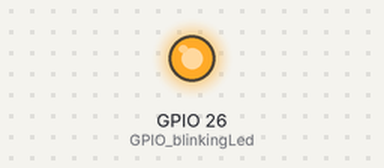
The program below on a simulated Raspberry Pi (BCM pin numbers). On the bench: output pins drawn as LEDs (lit = HIGH).

Above: at 1.5 s.
At 3.5 s:
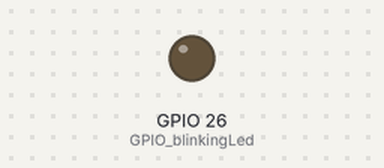
Timing chart, 0 to 5.2 s (numbered marks = the images above):
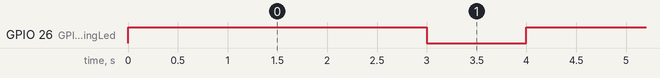

Measured:
- by itself, GPIO 26 (GPIO_blinkingLed): alternates HIGH for 3.0 s and LOW for 1.0 s

The program:

Status.py
```python
#!/usr/bin/python

# start blinking led as indication the alaram system is switched on

import time
import sys
import RPi.GPIO as GPIO
GPIO.setmode(GPIO.BCM)

GPIO_blinkingLed = 26
GPIO.setup(GPIO_blinkingLed,GPIO.OUT)
GPIO.output(GPIO_blinkingLed,False)

def status():
	try:
		while(1):
			GPIO.output(GPIO_blinkingLed, True)
			time.sleep(3)
			GPIO.output(GPIO_blinkingLed, False)
			time.sleep(1)

	except KeyboardInterrupt:
		GPIO(GPIO_blinkingLed,False)
		GPIO.cleanup()
		sys.exit(0)

if __name__ == '__main__':
	status()
```
